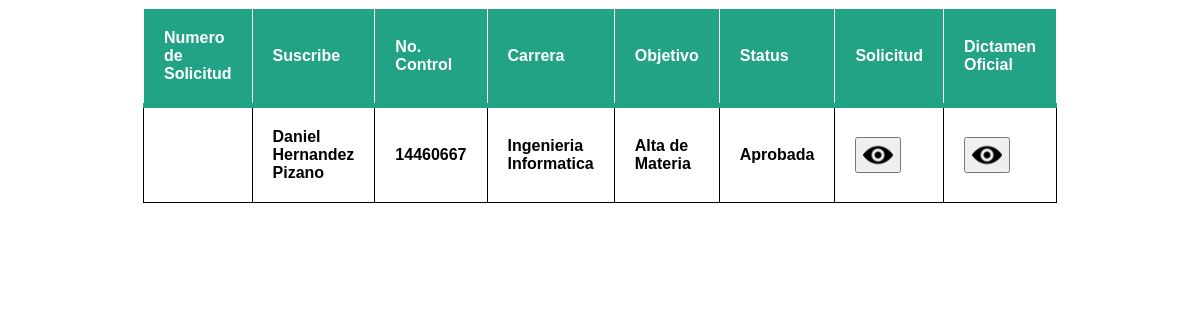
/respuestas.php (signed in), run on the app's committed database.
### tables this page shows
CREATE TABLE solicitud
(idsolicitud int NULL,
suscribe varchar(50) not null,
semestre varchar(20) not null,
carrera varchar(35) not null,
num_control varchar(9) not null,
objetivo varchar(50) not null,
razon_acade varchar(80) not null,
razon_personal varchar(80) not null,
otro varchar(80) not null,
status varchar(11) not null,
firma bigint(20) not NULL);

### respuestas.php (the view, shortened to what this page needs)
<?php
$con = mysqli_connect(dbhost, dbuser, dbpass, dbname) or die("No se ha podido conectar al servidor");
function filtrado($datos)
{
    $datos = trim($datos);
    $datos = stripslashes($datos);
    $datos = htmlspecialchars($datos);
    return $datos;
}
$sesion = $_SESSION['usuario'];
$consulta = "SELECT idsolicitud, suscribe, num_control, carrera, objetivo, status
            FROM solicitud
            WHERE num_control = $sesion";
$resultado = mysqli_query($con, $consulta) or die(mysqli_error($con));
?>
<link href="./css/respuestas.css" rel="stylesheet" type="text/css">
<div>
    <table align="center">
        <thead>
            <td>Numero de Solicitud</td>
            <td>Suscribe</td>
            <td>No. Control</td>
            <td>Carrera</td>
            <td>Objetivo</td>
            <td>Status</td>
            <td>Solicitud</td>
            <td>Dictamen Oficial</td>
        </thead>
        <tbody>
            <?php
            while ($fila = mysqli_fetch_array($resultado)) {
                ?>
            <tr>
                <td><?php echo filtrado($fila['idsolicitud']); ?></td>
                <td><?php echo filtrado($fila['suscribe']); ?></td>
                <td><?php echo filtrado($fila['num_control']); ?></td>
                <td><?php echo filtrado($fila['carrera']); ?></td>
                <td><?php echo filtrado($fila['objetivo']); ?></td>
                <td><?php echo filtrado($fila['status']) ?></td>
                <form method="POST" action="pdf.php">
                    <td><button type='submit'><img src="./images/PDF.png" title="Ver Solicitud"></button></td>
                </form>
                <form method="POST" action="resdirpdf.php">
                    <td><button type='submit'><img src="./images/PDF.png" title="Ver Dictamen Oficial"></button></td>
                </form>
            </tr>
            <?php
        }
        ?>
        </tbody>
    </table>
</div>

### css/respuestas.css (style rules this page uses)
table { background-color: white; text-align: left; border-collapse: collapse; width: 70%; font-weight: bold; border-radius: 20px; margin: auto; }
th, td { border: solid 1px; padding: 20px; }
thead { background-color: #23A386; color: white; border-bottom: solid 5px #23A386; }
img { width: 30px; height: 30px; }

### data on the page
solicitud: suscribe "Daniel Hernandez Pizano", num_control "14460667", carrera "Ingenieria Informatica", objetivo "Alta de Materia", status "Aprobada"
